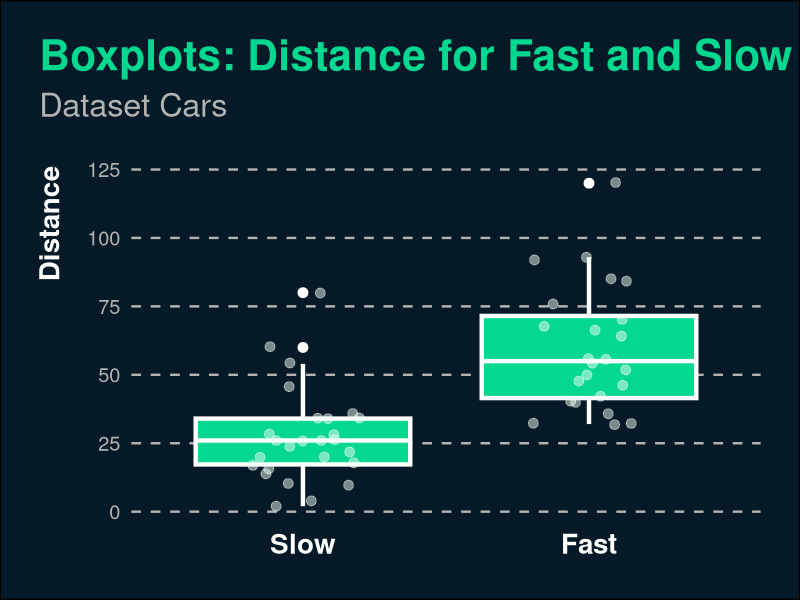

This figure's R source:
## ---- chunk 1
library(tidyverse)

## ---- chunk 2
#Codes for colors of TX
color_tx <- c("#04d790","#061926","#ecfcf4")


# Plot
p <- ggplot(cars, aes(dist, speed))+
  geom_point(color = color_tx[1], size = 2) +
  theme_minimal()+
  theme(plot.background = element_rect(fill = color_tx[2]),
        axis.title = element_text(face = "bold", color = "white"),
        axis.text = element_text(color = "grey90"),
        panel.grid.minor = element_blank(),
        panel.grid.major = element_line(size = 0.5, color = "grey90")) 
 




# Theme        
tx_theme <- theme_minimal(base_size = 18) +
  theme(panel.grid.minor = element_blank(),
        panel.grid.major = element_line(color = "grey70",linetype = 1),
        # Bold, bigger title
        plot.title = element_text(face = "bold", size = rel(1.7), color = "#04d790"),
        # Plain, slightly bigger subtitle that is grey
        plot.subtitle = element_text(face = "plain", size = rel(1.3), color = "grey70"),
        # Italic, smaller, grey caption that is left-aligned
        plot.caption = element_text(face = "italic", size = rel(0.7),
                                    color = "grey70", hjust = 0),
        # Title left
        plot.title.position = "plot",
        # Bold legend titles
        legend.title = element_text(face = "bold"),
        # Bold, slightly larger facet titles that are left-aligned for the sake of repetition
        #strip.text = element_text(face = "bold", size = rel(1.1), hjust = 0),
        # Bold axis titles
        axis.title = element_text(face = "bold", color = "White"),
        # Tex color
        axis.text = element_text(color = "grey70"),
        # Add some space above the x-axis title and make it left-aligned
        axis.title.x = element_text(margin = margin(t = 15), hjust = 0),
        # Add some space to the right of the y-axis title and make it top-aligned
        axis.title.y = element_text(margin = margin(r = 15), hjust = 1),
        # Add a light grey background to the facet titles, with no borders
        #strip.background = element_rect(fill = "grey90", color = NA),
        # Add a thin grey border around all the plots to tie in the facet titles
        #panel.border = element_rect(color = "grey90", fill = NA),
        # Add color TX
        plot.background = element_rect(fill = color_tx[2]),
        plot.margin = margin(rep(18, 4))) 

       



# plot Scatter
p <- ggplot(cars, aes(dist, speed)) +
  geom_point(color = "#04d790", size = 2) +
  labs(
    title = "Test, here goes title",
    x = "Distance",
    y = "Speed",
    subtitle = "Subtitle",
    caption = "Data:  Test data") +
  scale_x_continuous(limits = c(-5,125))  +
  tx_theme  

# plot Bar
cars <- cars %>% mutate(fast = factor(ifelse(speed > median(speed), 1,0)))
p <- ggplot(cars, aes(fast,dist)) +
  geom_col(fill = color_tx[1]) +
  scale_x_discrete(labels=c('Slow', 'Fast'))+
  tx_theme

# Plot uncertainty

p <- ggplot(cars, aes(fast,dist)) +
  geom_boxplot(fill = color_tx[1]) +
  scale_x_discrete(labels=c('Slow', 'Fast'))+
  tx_theme

## ---- chunk 3
p <- ggplot(cars, aes(fast,dist)) +
  geom_boxplot(col = "white", fill = color_tx[1], linewidth = 1.5, fatten = 1, outlier.size = 3) +
  scale_x_discrete(labels=c('Slow', 'Fast'))+
  ## use either geom_point() or geom_jitter()
  geom_point(
    size = 3,
    alpha = .5,
    color = color_tx[3],
    position = position_jitter(
      ## control randomness and range of jitter
      seed = 1, width = .2
    ))   +
  labs(
    title = "Boxplots: Distance for Fast and Slow Cars",
    subtitle = "Dataset Cars",
    y = "Distance"
  ) +
  tx_theme + 
  theme(panel.grid.major = element_line(linetype = 2),
                            panel.grid.major.x = element_blank(),
        axis.title.x = element_blank(),
        axis.text.x = element_text(face = "bold", size = 20, color = "white" ),
        axis.title.y = element_text(size = 20),
        plot.margin=unit(c(1,1,1,1), 'cm'),
        plot.subtitle = element_text(margin=margin(0,0,30,0))) 

p
#ggsave(here::here("posts","Theme", "box.svg"), width = 10, height = 7)


